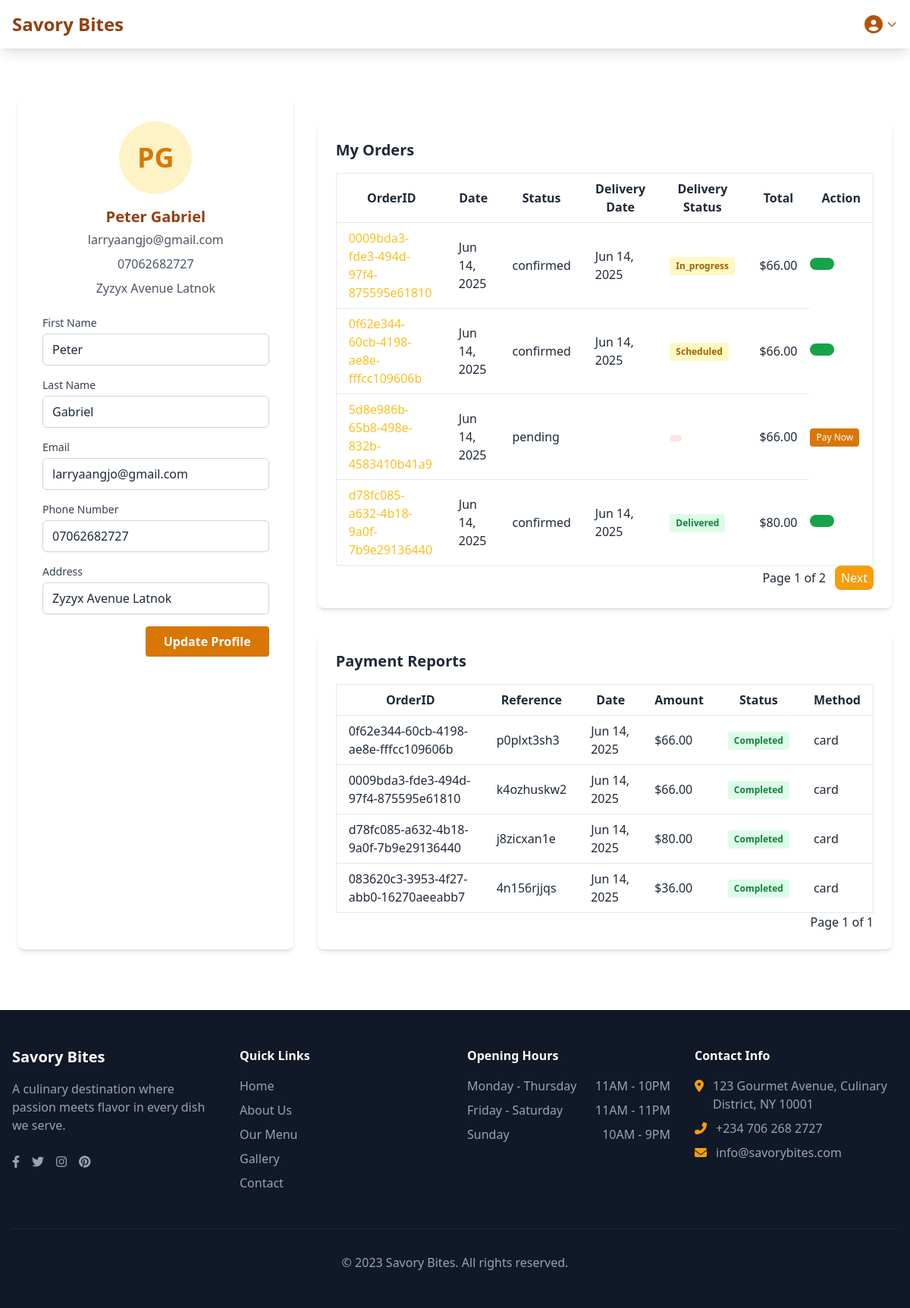
The page /profile/ (signed in) on the database as committed earlier.
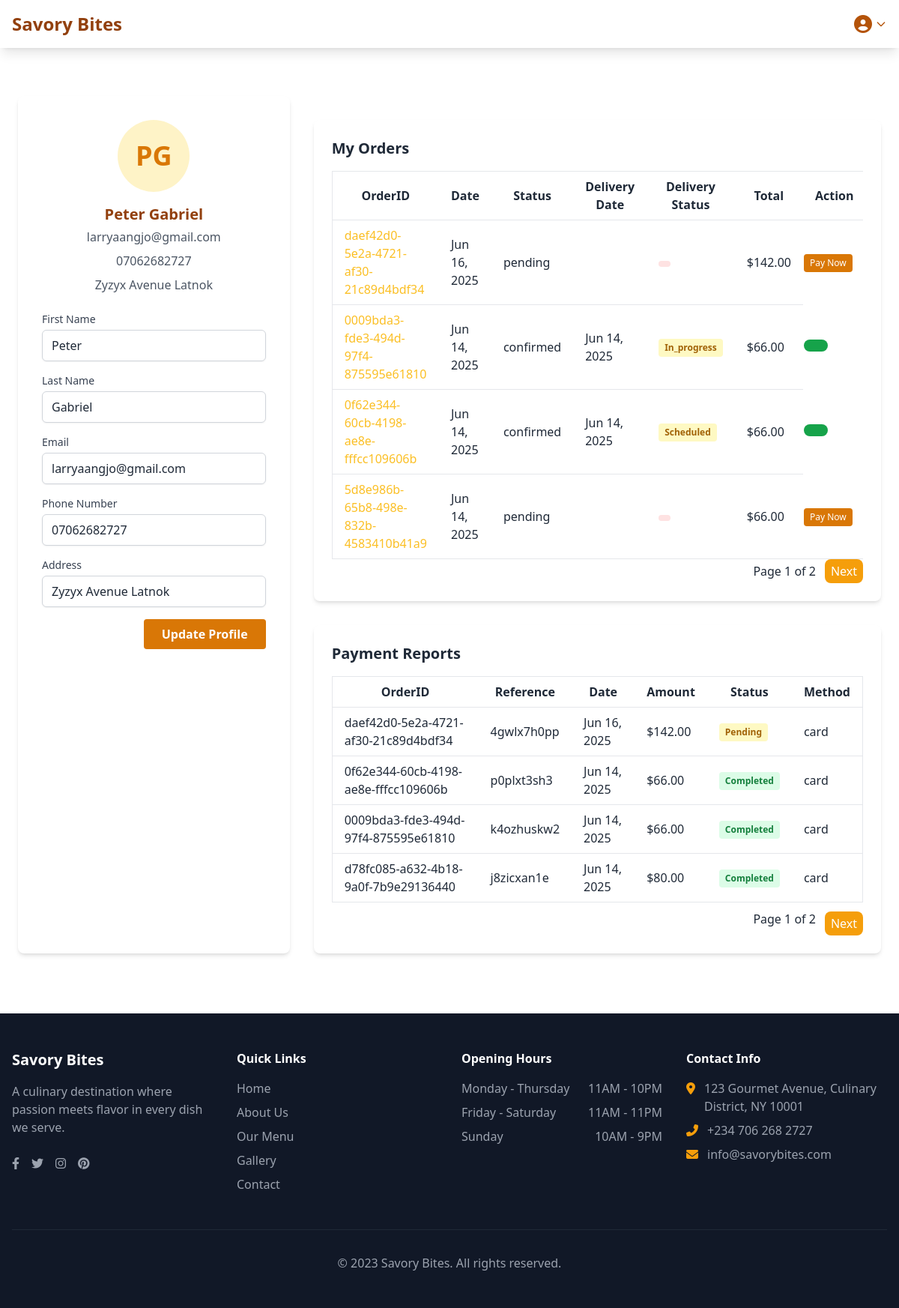
The same page on the database as committed later.
### savorybites/models.py (models this page shows, shortened)
class Order(models.Model):
    order_id = models.UUIDField(default=uuid.uuid4, editable=False)
    user = models.ForeignKey(User, on_delete=models.SET_NULL, null=True, blank=True)
    customer_name = models.CharField(max_length=100)
    customer_email = models.EmailField()
    customer_phone = models.CharField(max_length=20)
    customer_address = models.TextField()
    delivery_option = models.CharField(max_length=20, choices=[
        ('dine_in', 'Dine In'),
        ('takeaway', 'Takeaway'),
        ('delivery', 'Delivery')
    ], default='dine_in')
    special_instructions = models.TextField(blank=True)
    cart_items = models.ManyToManyField(CartItem, related_name='orders')
    total_price = models.DecimalField(max_digits=10, decimal_places=2)
    status = models.CharField(max_length=20, choices=[
        ('pending', 'Pending'),
        ('confirmed', 'Confirmed'),
        ('preparing', 'Preparing'),
        ('ready', 'Ready for Pickup'),
        ('delivered', 'Delivered'),
        ('cancelled', 'Cancelled')
    ], default='pending')
    payment_status = models.CharField(max_length=20, choices=[
        ('pending', 'Pending'),
        ('paid', 'Paid'),
        ('failed', 'Failed')
    ], default='pending')
    order_date = models.DateTimeField(auto_now_add=True)
    class Meta:
        verbose_name_plural = "Orders"

class Delivery(models.Model):
    order = models.OneToOneField(Order, on_delete=models.CASCADE, related_name='delivery')
    delivery_date = models.DateTimeField()
    delivery_status = models.CharField(max_length=20, choices=[
        ('scheduled', 'Scheduled'),
        ('in_progress', 'In Progress'),
        ('delivered', 'Delivered'),
        ('cancelled', 'Cancelled')
    ], default='scheduled')
    delivery_person = models.ForeignKey(User, on_delete=models.SET_NULL, null=True, blank=True)
    created_at = models.DateTimeField(auto_now_add=True)
    updated_at = models.DateTimeField(auto_now=True)

class Payment(models.Model):
    order = models.ForeignKey(Order, on_delete=models.CASCADE, related_name='payments')
    payment_date = models.DateTimeField(auto_now_add=True)
    amount = models.DecimalField(max_digits=10, decimal_places=2)
    payment_method = models.CharField(max_length=50, choices=[
        ('card', 'Credit/Debit Card'),
        ('paypal', 'PayPal'),
        ('cash', 'Cash on Delivery')
    ])
    status = models.CharField(max_length=20, choices=[
        ('pending', 'Pending'),
        ('completed', 'Completed'),
        ('failed', 'Failed')
    ], default='pending')
    reference = models.CharField(max_length=100, unique=True, blank=True, null=True)

### savorybites/views.py (the view, shortened to what this page needs)
# urls.py: path('profile/', views.profile, name="profile"),
@login_required
def profile(request):
    session_key = request.session.session_key
    if not session_key:
        request.session.save()
        session_key = request.session.session_key
    if request.user.is_authenticated:
        cart_items = CartItem.objects.filter(user=request.user)
    else:
        cart_items = CartItem.objects.filter(session_key=session_key, user__isnull=True)
    cart_count = cart_items.count()
    if request.user.is_authenticated:
        try:
            profile = request.user.profile
        except Profile.DoesNotExist:
            profile = Profile.objects.create(user=request.user)
        orders = Order.objects.filter(user=request.user).order_by('-order_date')
        payments = Payment.objects.filter(order__user=request.user).order_by('-payment_date')
        orders_paginator = Paginator(orders, 4)
        orders_page_number = request.GET.get('orders_page')
        orders_page_obj = orders_paginator.get_page(orders_page_number)
        payments_paginator = Paginator(payments, 4)
        payments_page_number = request.GET.get('payments_page')
        payments_page_obj = payments_paginator.get_page(payments_page_number)
        return render(request, 'utilities/profile.html', {
            'profile': profile,
            'orders': orders_page_obj,
            'payments': payments_page_obj,
            'cart_count': cart_count
        })

### savorybites/templates/utilities/profile.html (shortened to what the changed rows need)
{% extends "layout.html" %}
{% block content %}
<div class="max-w-6xl mx-auto mt-12">
  <div class="grid grid-cols-1 md:grid-cols-3 gap-8">
    <div class="col-span-1 bg-white rounded-lg shadow-md p-8 flex flex-col items-center">
      <h2 class="text-xl font-bold text-amber-800 mb-1">{{ user.first_name }} {{ user.last_name }}</h2>
    </div>
    <div class="col-span-1 md:col-span-2">
      <div class="bg-white rounded-lg shadow-md p-6 my-8">
        {% if orders %}
          <div class="overflow-x-auto">
            <table class="min-w-full bg-white border border-gray-200 rounded">
              <thead>
                <tr>
                  <th class="px-4 py-2 border-b">OrderID</th>
                  <th class="px-4 py-2 border-b">Date</th>
                  <th class="px-4 py-2 border-b">Status</th>
                  <th class="px-4 py-2 border-b">Delivery Date</th>
                  <th class="px-4 py-2 border-b">Delivery Status</th>
                  <th class="px-4 py-2 border-b">Total</th>
                  <th class="px-4 py-2 border-b">Action</th>
                </tr>
              </thead>
              <tbody>
                {% for order in orders %}
                    <td class="px-4 py-2 border-b">
                      <a href="#"
                        class="text-amber-400 hover:text-amber-500"
                        onclick="showOrderModal(event, '{{ order.id }}')"
                      >{{ order.order_id }}</a>
                    </td>
                    <td class="px-4 py-2 border-b">{{ order.order_date|date:"M d, Y" }}</td>
                    <td class="px-4 py-2 border-b"> {{ order.status }}</td>
                    <td class="px-4 py-2 border-b">{{ order.delivery.delivery_date|date:"M d, Y" }}</td>
                     <td class="px-4 py-2 border-b">
                      {% if order.delivery.delivery_status == "delivered" %}
                        <span class="inline-block px-2 py-1 text-xs font-semibold rounded bg-green-100 text-green-700">{{ order.delivery.delivery_status|capfirst }}</span>
                      {% elif order.delivery.delivery_status == "scheduled" or order.delivery.delivery_status == "in_progress" %}
                        <span class="inline-block px-2 py-1 text-xs font-semibold rounded bg-yellow-100 text-yellow-700">{{ order.delivery.delivery_status|capfirst }}</span>
                      {% else %}
                        <span class="inline-block px-2 py-1 text-xs font-semibold rounded bg-red-100 text-red-700">{{ order.delivery.delivery_status|capfirst }}</span>
                      {% endif %}
                    </td>
                    <td class="px-4 py-2 border-b">${{ order.total_price }}</td>
                    {% if order.status == 'pending' and order.payment_status == 'pending' %}
                      <td>
                      <a href="{% url 'payment' order.id %}" class="inline-block text-xs bg-amber-600 text-white px-2 py-1 rounded hover:bg-amber-700 transition">
                          Pay Now
                      </a>
                      </td>
                      {% else %}
                      <td>
                        <a class="inline-block bg-green-600 text-white px-4 py-2 rounded-lg hover:bg-green-700 transition"></a>
                      </td>
                  {% endif %}
                {% endfor %}
              </tbody>
            </table>
          </div>
        {% else %}
          <p class="text-gray-500">You have no orders yet.</p>
        {% endif %}
      </div>
      <div class="bg-white rounded-lg shadow-md p-6">
        {% if payments %}
          <div class="overflow-x-auto">
            <table class="min-w-full bg-white border border-gray-200 rounded">
              <thead>
                <tr>
                  <th class="px-4 py-2 border-b">OrderID</th>
                  <th class="px-4 py-2 border-b">Reference</th>
                  <th class="px-4 py-2 border-b">Date</th>
                  <th class="px-4 py-2 border-b">Amount</th>
                  <th class="px-4 py-2 border-b">Status</th>
                  <th class="px-4 py-2 border-b">Method</th>
                </tr>
              </thead>
              <tbody>
                {% for payment in payments %}
                  <tr>
                    <td class="px-4 py-2 border-b">{{ payment.order.order_id }}</td>
                    <td class="px-4 py-2 border-b">{{ payment.reference }}</td>
                    <td class="px-4 py-2 border-b">{{ payment.payment_date|date:"M d, Y" }}</td>
                    <td class="px-4 py-2 border-b">${{ payment.amount }}</td>
                    <td class="px-4 py-2 border-b">
                      {% if payment.status == "completed" %}
                        <span class="inline-block px-2 py-1 text-xs font-semibold rounded bg-green-100 text-green-700">{{ payment.status|capfirst }}</span>
                      {% elif payment.status == "pending" %}
                        <span class="inline-block px-2 py-1 text-xs font-semibold rounded bg-yellow-100 text-yellow-700">{{ payment.status|capfirst }}</span>
                      {% else %}
                        <span class="inline-block px-2 py-1 text-xs font-semibold rounded bg-red-100 text-red-700">{{ payment.status|capfirst }}</span>
                      {% endif %}
                    </td>
                    <td class="px-4 py-2 border-b">{{ payment.payment_method }}</td>
                  </tr>
                {% endfor %}
              </tbody>
            </table>
              <div class="flex justify-end items-center space-y-3 space-x-3">
                <span>Page {{ payments.number }} of {{ payments.paginator.num_pages }}</span>
                {% if payments.has_next %}
                    <a href="?payments_page={{ payments.next_page_number }}&orders_page={{ orders.number }}" class="bg-amber-500 text-white hover:bg-amber-700 px-2 py-1 rounded-lg">Next</a>
                {% endif %}
            </div>
          </div>
        {% else %}
          <p class="text-gray-500">No payment records found.</p>
        {% endif %}
      </div>
    </div>
  </div>
</div>
{% endblock %}

Rows that differ between the two databases and show on the page:
no longer on this page (row unchanged): Order: order_id "d78fc085-a632-4b18-9a0f-7b9e29136440", order_date "Jun 14, 2025", status "confirmed", delivery.delivery_date "Jun 14, 2025", delivery.delivery_status "Delivered", total_price "80.00"
no longer on this page (row unchanged): Payment: order.order_id "083620c3-3953-4f27-abb0-16270aeeabb7", reference "4n156rjjqs", payment_date "Jun 14, 2025", amount "36.00", status "Completed", payment_method "card"
added Order: order_id "daef42d0-5e2a-4721-af30-21c89d4bdf34", order_date "Jun 16, 2025", status "pending", total_price "142.00", payment_status "Pay Now"
added Payment: order.order_id "daef42d0-5e2a-4721-af30-21c89d4bdf34", reference "4gwlx7h0pp", payment_date "Jun 16, 2025", amount "142.00", status "Pending", payment_method "card"
Other text that changed with them:
{{ payments.paginator.num_pages }}: "1" → "2"
text now shown: "Next"
